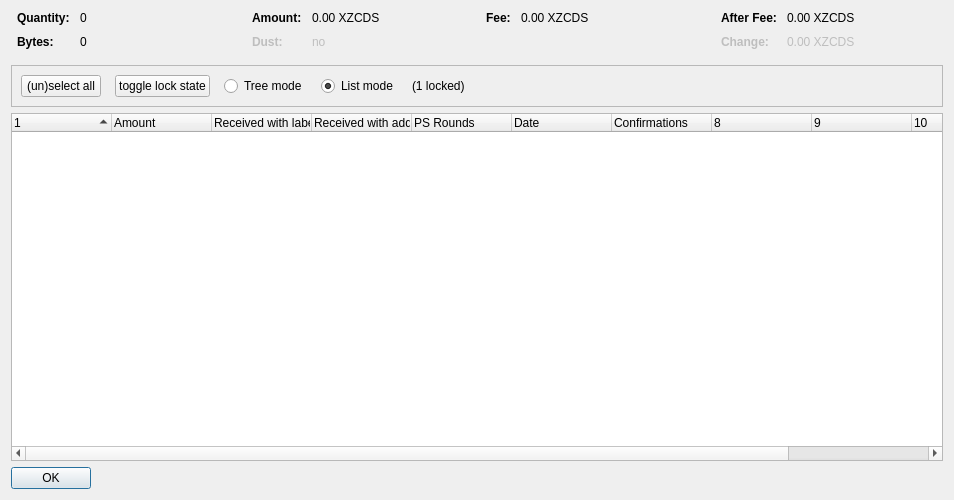
<?xml version="1.0" encoding="UTF-8"?>
<ui version="4.0">
 <class>CoinControlDialog</class>
 <widget class="QDialog" name="CoinControlDialog">
  <property name="geometry">
   <rect>
    <x>0</x>
    <y>0</y>
    <width>954</width>
    <height>500</height>
   </rect>
  </property>
  <property name="windowTitle">
   <string>Coin Selection</string>
  </property>
  <layout class="QVBoxLayout" name="verticalLayout">
   <item>
    <layout class="QHBoxLayout" name="horizontalLayoutTop" stretch="0,0,0,0">
     <property name="topMargin">
      <number>0</number>
     </property>
     <property name="bottomMargin">
      <number>10</number>
     </property>
     <item>
      <layout class="QFormLayout" name="formLayoutCoinControl1">
       <property name="horizontalSpacing">
        <number>10</number>
       </property>
       <property name="verticalSpacing">
        <number>10</number>
       </property>
       <property name="leftMargin">
        <number>6</number>
       </property>
       <property name="rightMargin">
        <number>6</number>
       </property>
       <item row="0" column="0">
        <widget class="QLabel" name="labelCoinControlQuantityText">
         <property name="font">
          <font>
           <weight>75</weight>
           <bold>true</bold>
          </font>
         </property>
         <property name="text">
          <string>Quantity:</string>
         </property>
        </widget>
       </item>
       <item row="0" column="1">
        <widget class="QLabel" name="labelCoinControlQuantity">
         <property name="cursor">
          <cursorShape>IBeamCursor</cursorShape>
         </property>
         <property name="contextMenuPolicy">
          <enum>Qt::ActionsContextMenu</enum>
         </property>
         <property name="text">
          <string notr="true">0</string>
         </property>
         <property name="textInteractionFlags">
          <set>Qt::LinksAccessibleByMouse|Qt::TextSelectableByKeyboard|Qt::TextSelectableByMouse</set>
         </property>
        </widget>
       </item>
       <item row="1" column="0">
        <widget class="QLabel" name="labelCoinControlBytesText">
         <property name="font">
          <font>
           <weight>75</weight>
           <bold>true</bold>
          </font>
         </property>
         <property name="text">
          <string>Bytes:</string>
         </property>
        </widget>
       </item>
       <item row="1" column="1">
        <widget class="QLabel" name="labelCoinControlBytes">
         <property name="cursor">
          <cursorShape>IBeamCursor</cursorShape>
         </property>
         <property name="contextMenuPolicy">
          <enum>Qt::ActionsContextMenu</enum>
         </property>
         <property name="text">
          <string notr="true">0</string>
         </property>
         <property name="textInteractionFlags">
          <set>Qt::LinksAccessibleByMouse|Qt::TextSelectableByKeyboard|Qt::TextSelectableByMouse</set>
         </property>
        </widget>
       </item>
      </layout>
     </item>
     <item>
      <layout class="QFormLayout" name="formLayoutCoinControl2">
       <property name="horizontalSpacing">
        <number>10</number>
       </property>
       <property name="verticalSpacing">
        <number>10</number>
       </property>
       <property name="leftMargin">
        <number>6</number>
       </property>
       <property name="rightMargin">
        <number>6</number>
       </property>
       <item row="0" column="0">
        <widget class="QLabel" name="labelCoinControlAmountText">
         <property name="font">
          <font>
           <weight>75</weight>
           <bold>true</bold>
          </font>
         </property>
         <property name="text">
          <string>Amount:</string>
         </property>
        </widget>
       </item>
       <item row="0" column="1">
        <widget class="QLabel" name="labelCoinControlAmount">
         <property name="cursor">
          <cursorShape>IBeamCursor</cursorShape>
         </property>
         <property name="contextMenuPolicy">
          <enum>Qt::ActionsContextMenu</enum>
         </property>
         <property name="text">
          <string notr="true">0.00 XZCDS</string>
         </property>
         <property name="textInteractionFlags">
          <set>Qt::LinksAccessibleByMouse|Qt::TextSelectableByKeyboard|Qt::TextSelectableByMouse</set>
         </property>
        </widget>
       </item>
       <item row="1" column="0">
        <widget class="QLabel" name="labelCoinControlLowOutputText">
         <property name="enabled">
          <bool>false</bool>
         </property>
         <property name="font">
          <font>
           <weight>75</weight>
           <bold>true</bold>
          </font>
         </property>
         <property name="text">
          <string>Dust:</string>
         </property>
        </widget>
       </item>
       <item row="1" column="1">
        <widget class="QLabel" name="labelCoinControlLowOutput">
         <property name="enabled">
          <bool>false</bool>
         </property>
         <property name="cursor">
          <cursorShape>IBeamCursor</cursorShape>
         </property>
         <property name="contextMenuPolicy">
          <enum>Qt::ActionsContextMenu</enum>
         </property>
         <property name="text">
          <string notr="true">no</string>
         </property>
         <property name="textInteractionFlags">
          <set>Qt::LinksAccessibleByMouse|Qt::TextSelectableByKeyboard|Qt::TextSelectableByMouse</set>
         </property>
        </widget>
       </item>
      </layout>
     </item>
     <item>
      <layout class="QFormLayout" name="formLayoutCoinControl3">
       <property name="horizontalSpacing">
        <number>10</number>
       </property>
       <property name="verticalSpacing">
        <number>10</number>
       </property>
       <property name="leftMargin">
        <number>6</number>
       </property>
       <property name="rightMargin">
        <number>6</number>
       </property>
       <item row="0" column="0">
        <widget class="QLabel" name="labelCoinControlFeeText">
         <property name="font">
          <font>
           <weight>75</weight>
           <bold>true</bold>
          </font>
         </property>
         <property name="text">
          <string>Fee:</string>
         </property>
        </widget>
       </item>
       <item row="0" column="1">
        <widget class="QLabel" name="labelCoinControlFee">
         <property name="cursor">
          <cursorShape>IBeamCursor</cursorShape>
         </property>
         <property name="contextMenuPolicy">
          <enum>Qt::ActionsContextMenu</enum>
         </property>
         <property name="text">
          <string notr="true">0.00 XZCDS</string>
         </property>
         <property name="textInteractionFlags">
          <set>Qt::LinksAccessibleByMouse|Qt::TextSelectableByKeyboard|Qt::TextSelectableByMouse</set>
         </property>
        </widget>
       </item>
      </layout>
     </item>
     <item>
      <layout class="QFormLayout" name="formLayoutCoinControl4">
       <property name="horizontalSpacing">
        <number>10</number>
       </property>
       <property name="verticalSpacing">
        <number>10</number>
       </property>
       <property name="leftMargin">
        <number>6</number>
       </property>
       <property name="rightMargin">
        <number>6</number>
       </property>
       <item row="0" column="0">
        <widget class="QLabel" name="labelCoinControlAfterFeeText">
         <property name="font">
          <font>
           <weight>75</weight>
           <bold>true</bold>
          </font>
         </property>
         <property name="text">
          <string>After Fee:</string>
         </property>
        </widget>
       </item>
       <item row="0" column="1">
        <widget class="QLabel" name="labelCoinControlAfterFee">
         <property name="cursor">
          <cursorShape>IBeamCursor</cursorShape>
         </property>
         <property name="contextMenuPolicy">
          <enum>Qt::ActionsContextMenu</enum>
         </property>
         <property name="text">
          <string notr="true">0.00 XZCDS</string>
         </property>
         <property name="textInteractionFlags">
          <set>Qt::LinksAccessibleByMouse|Qt::TextSelectableByKeyboard|Qt::TextSelectableByMouse</set>
         </property>
        </widget>
       </item>
       <item row="1" column="0">
        <widget class="QLabel" name="labelCoinControlChangeText">
         <property name="enabled">
          <bool>false</bool>
         </property>
         <property name="font">
          <font>
           <weight>75</weight>
           <bold>true</bold>
          </font>
         </property>
         <property name="text">
          <string>Change:</string>
         </property>
        </widget>
       </item>
       <item row="1" column="1">
        <widget class="QLabel" name="labelCoinControlChange">
         <property name="enabled">
          <bool>false</bool>
         </property>
         <property name="cursor">
          <cursorShape>IBeamCursor</cursorShape>
         </property>
         <property name="contextMenuPolicy">
          <enum>Qt::ActionsContextMenu</enum>
         </property>
         <property name="text">
          <string notr="true">0.00 XZCDS</string>
         </property>
         <property name="textInteractionFlags">
          <set>Qt::LinksAccessibleByMouse|Qt::TextSelectableByKeyboard|Qt::TextSelectableByMouse</set>
         </property>
        </widget>
       </item>
      </layout>
     </item>
    </layout>
   </item>
   <item>
    <widget class="QFrame" name="frame">
     <property name="minimumSize">
      <size>
       <width>0</width>
       <height>40</height>
      </size>
     </property>
     <property name="frameShape">
      <enum>QFrame::StyledPanel</enum>
     </property>
     <property name="frameShadow">
      <enum>QFrame::Sunken</enum>
     </property>
     <layout class="QHBoxLayout" name="horizontalLayout">
      <item>
       <layout class="QHBoxLayout" name="horizontalLayoutPanel" stretch="0,0,0,0,0,0">
        <property name="spacing">
         <number>14</number>
        </property>
        <item>
         <widget class="QPushButton" name="pushButtonSelectAll">
          <property name="sizePolicy">
           <sizepolicy hsizetype="Maximum" vsizetype="Fixed">
            <horstretch>0</horstretch>
            <verstretch>0</verstretch>
           </sizepolicy>
          </property>
          <property name="text">
           <string>(un)select all</string>
          </property>
          <property name="autoDefault">
           <bool>false</bool>
          </property>
         </widget>
        </item>
        <item>
         <widget class="QPushButton" name="pushButtonToggleLock">
          <property name="sizePolicy">
           <sizepolicy hsizetype="Maximum" vsizetype="Fixed">
            <horstretch>0</horstretch>
            <verstretch>0</verstretch>
           </sizepolicy>
          </property>
          <property name="text">
           <string>toggle lock state</string>
          </property>
          <property name="autoDefault">
           <bool>false</bool>
          </property>
         </widget>
        </item>
        <item>
         <widget class="QRadioButton" name="radioTreeMode">
          <property name="sizePolicy">
           <sizepolicy hsizetype="Maximum" vsizetype="Fixed">
            <horstretch>0</horstretch>
            <verstretch>0</verstretch>
           </sizepolicy>
          </property>
          <property name="text">
           <string>Tree mode</string>
          </property>
         </widget>
        </item>
        <item>
         <widget class="QRadioButton" name="radioListMode">
          <property name="sizePolicy">
           <sizepolicy hsizetype="Maximum" vsizetype="Fixed">
            <horstretch>0</horstretch>
            <verstretch>0</verstretch>
           </sizepolicy>
          </property>
          <property name="text">
           <string>List mode</string>
          </property>
          <property name="checked">
           <bool>true</bool>
          </property>
         </widget>
        </item>
        <item>
         <widget class="QLabel" name="labelLocked">
          <property name="text">
           <string>(1 locked)</string>
          </property>
         </widget>
        </item>
        <item>
         <spacer name="horizontalSpacer">
          <property name="orientation">
           <enum>Qt::Horizontal</enum>
          </property>
          <property name="sizeHint" stdset="0">
           <size>
            <width>40</width>
            <height>20</height>
           </size>
          </property>
         </spacer>
        </item>
       </layout>
      </item>
     </layout>
    </widget>
   </item>
   <item>
    <widget class="CoinControlTreeWidget" name="treeWidget">
     <property name="contextMenuPolicy">
      <enum>Qt::CustomContextMenu</enum>
     </property>
     <property name="sortingEnabled">
      <bool>false</bool>
     </property>
     <property name="columnCount">
      <number>11</number>
     </property>
     <attribute name="headerShowSortIndicator" stdset="0">
      <bool>true</bool>
     </attribute>
     <attribute name="headerStretchLastSection">
      <bool>false</bool>
     </attribute>
     <column>
      <property name="text">
       <string/>
      </property>
     </column>
     <column>
      <property name="text">
       <string>Amount</string>
      </property>
     </column>
     <column>
      <property name="text">
       <string>Received with label</string>
      </property>
     </column>
     <column>
      <property name="text">
       <string>Received with address</string>
      </property>
     </column>
     <column>
      <property name="text">
       <string>PS Rounds</string>
      </property>
     </column>
     <column>
      <property name="text">
       <string>Date</string>
      </property>
     </column>
     <column>
      <property name="text">
       <string>Confirmations</string>
      </property>
      <property name="toolTip">
       <string>Confirmed</string>
      </property>
     </column>
     <column>
      <property name="text">
       <string/>
      </property>
     </column>
     <column>
      <property name="text">
       <string/>
      </property>
     </column>
     <column>
      <property name="text">
       <string/>
      </property>
     </column>
     <column>
      <property name="text">
       <string/>
      </property>
     </column>
    </widget>
   </item>
   <item>
    <widget class="QDialogButtonBox" name="buttonBox">
     <property name="sizePolicy">
      <sizepolicy hsizetype="Maximum" vsizetype="Fixed">
       <horstretch>0</horstretch>
       <verstretch>0</verstretch>
      </sizepolicy>
     </property>
     <property name="orientation">
      <enum>Qt::Horizontal</enum>
     </property>
     <property name="standardButtons">
      <set>QDialogButtonBox::Ok</set>
     </property>
    </widget>
   </item>
  </layout>
 </widget>
 <customwidgets>
  <customwidget>
   <class>CoinControlTreeWidget</class>
   <extends>QTreeWidget</extends>
   <header>coincontroltreewidget.h</header>
  </customwidget>
 </customwidgets>
 <resources/>
 <connections/>
</ui>
